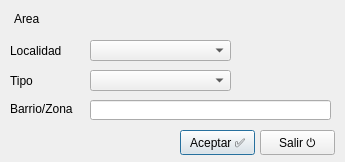
<?xml version="1.0" encoding="UTF-8"?>
<ui version="4.0">
 <class>Dialog</class>
 <widget class="QDialog" name="Dialog">
  <property name="windowModality">
   <enum>Qt::ApplicationModal</enum>
  </property>
  <property name="geometry">
   <rect>
    <x>0</x>
    <y>0</y>
    <width>345</width>
    <height>162</height>
   </rect>
  </property>
  <property name="windowTitle">
   <string>Area</string>
  </property>
  <widget class="QLabel" name="label">
   <property name="geometry">
    <rect>
     <x>14</x>
     <y>12</y>
     <width>47</width>
     <height>13</height>
    </rect>
   </property>
   <property name="text">
    <string>Area</string>
   </property>
  </widget>
  <widget class="QLabel" name="lblArea">
   <property name="geometry">
    <rect>
     <x>76</x>
     <y>11</y>
     <width>91</width>
     <height>16</height>
    </rect>
   </property>
   <property name="text">
    <string>&lt;automático&gt;</string>
   </property>
  </widget>
  <widget class="QPushButton" name="cmdAceptar">
   <property name="geometry">
    <rect>
     <x>180</x>
     <y>130</y>
     <width>75</width>
     <height>25</height>
    </rect>
   </property>
   <property name="text">
    <string>Aceptar ✅</string>
   </property>
   <property name="shortcut">
    <string>Return</string>
   </property>
  </widget>
  <widget class="QComboBox" name="cmbLocalidad">
   <property name="geometry">
    <rect>
     <x>90</x>
     <y>40</y>
     <width>141</width>
     <height>21</height>
    </rect>
   </property>
  </widget>
  <widget class="QComboBox" name="cmbZona">
   <property name="geometry">
    <rect>
     <x>90</x>
     <y>70</y>
     <width>141</width>
     <height>21</height>
    </rect>
   </property>
  </widget>
  <widget class="QLabel" name="label_13">
   <property name="geometry">
    <rect>
     <x>10</x>
     <y>43</y>
     <width>81</width>
     <height>16</height>
    </rect>
   </property>
   <property name="text">
    <string>Localidad</string>
   </property>
  </widget>
  <widget class="QLabel" name="label_14">
   <property name="geometry">
    <rect>
     <x>10</x>
     <y>73</y>
     <width>81</width>
     <height>16</height>
    </rect>
   </property>
   <property name="text">
    <string>Tipo</string>
   </property>
  </widget>
  <widget class="QPushButton" name="cmdSalir">
   <property name="geometry">
    <rect>
     <x>260</x>
     <y>130</y>
     <width>75</width>
     <height>25</height>
    </rect>
   </property>
   <property name="text">
    <string>Salir ⏻</string>
   </property>
   <property name="shortcut">
    <string>Esc</string>
   </property>
  </widget>
  <widget class="QLineEdit" name="txtBarrio">
   <property name="geometry">
    <rect>
     <x>90</x>
     <y>100</y>
     <width>241</width>
     <height>20</height>
    </rect>
   </property>
   <property name="text">
    <string/>
   </property>
  </widget>
  <widget class="QLabel" name="label_15">
   <property name="geometry">
    <rect>
     <x>10</x>
     <y>101</y>
     <width>81</width>
     <height>16</height>
    </rect>
   </property>
   <property name="text">
    <string>Barrio/Zona</string>
   </property>
  </widget>
 </widget>
 <resources/>
 <connections/>
</ui>
